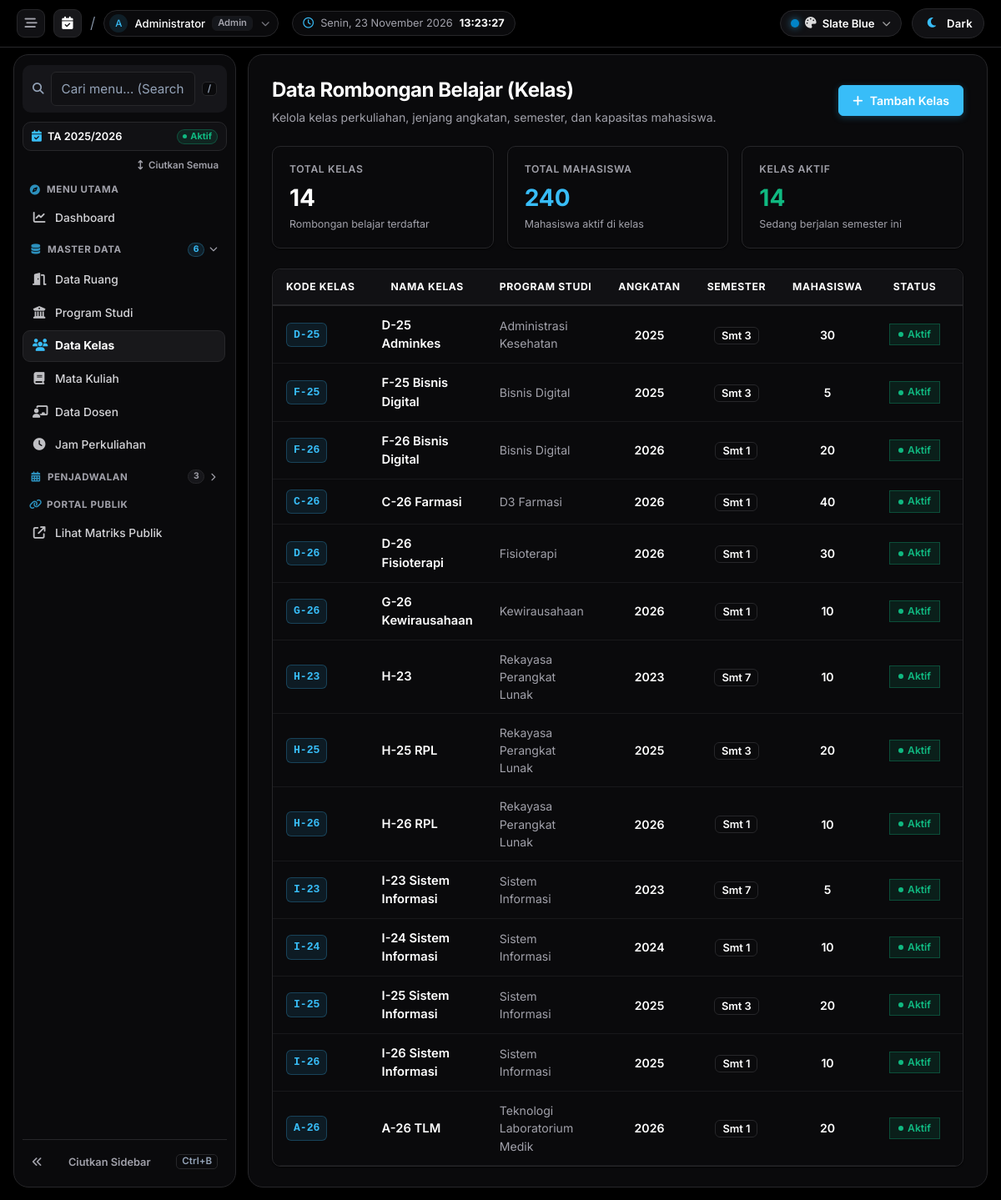
Page /kelas (signed in) on the committed database.
### tables this page shows
CREATE TABLE `kelas` (
  `id` int(11) NOT NULL AUTO_INCREMENT,
  `prodi_id` int(11) NOT NULL,
  `kode_kelas` varchar(30) NOT NULL,
  `nama_kelas` varchar(120) NOT NULL,
  `angkatan` year(4) DEFAULT NULL,
  `semester` int(11) DEFAULT 1,
  `jumlah_mahasiswa` int(11) DEFAULT 0,
  `status` enum('aktif','nonaktif') DEFAULT 'aktif',
  `created_at` timestamp NOT NULL DEFAULT current_timestamp(),
  PRIMARY KEY (`id`),
  UNIQUE KEY `kode_kelas` (`kode_kelas`),
  KEY `fk_kelas_prodi` (`prodi_id`),
  CONSTRAINT `fk_kelas_prodi` FOREIGN KEY (`prodi_id`) REFERENCES `prodi` (`id`)
);

CREATE TABLE `prodi` (
  `id` int(11) NOT NULL AUTO_INCREMENT,
  `kode_prodi` varchar(30) NOT NULL,
  `nama_prodi` varchar(120) NOT NULL,
  `fakultas` varchar(120) DEFAULT NULL,
  `status` enum('aktif','nonaktif') DEFAULT 'aktif',
  `created_at` timestamp NOT NULL DEFAULT current_timestamp(),
  PRIMARY KEY (`id`),
  UNIQUE KEY `kode_prodi` (`kode_prodi`)
);

### app/core/Controller.php (called while the page is built, shortened)
<?php
class Controller
{
    protected function view(string $view, array $data = []): void
    {
        require __DIR__ . '/../views/layouts/main.php';
    }
}

### app/controllers/KelasController.php (called while the page is built, shortened)
<?php
class KelasController extends Controller
{
    public function index(): void { AuthMiddleware::requireRole(['admin','operator_prodi']); $this->view('kelas/index', ['title'=>'Data Kelas','items'=>(new Kelas())->allWithProdi()]); }
}

### app/core/Router.php (called while the page is built, shortened)
<?php
class Router
{
    private array $routes = [];
    private function add(string $method, string $path, array $handler): void
    {
        $this->routes[$method][trim($path, '/')] = $handler;
    }
    public function dispatch(): void
    {
        $method = $_SERVER['REQUEST_METHOD'];
        $uri = trim(parse_url($_SERVER['REQUEST_URI'], PHP_URL_PATH), '/');
        $uri = $uri ?: 'home';
        $handler = $this->routes[$method][$uri] ?? null;
        [$class, $action] = $handler;
        (new $class())->$action();
    }
}

### public/index.php (called while the page is built, shortened)
<?php
require __DIR__ . '/../app/helpers/functions.php';
$router = new Router();
$router->dispatch();

### app/helpers/functions.php (called while the page is built, shortened)
<?php
function app_base_url(): string
{
    static $baseUrl = null;
    if ($baseUrl !== null) {
        return $baseUrl;
    }
    $scriptName = str_replace('\\', '/', $_SERVER['SCRIPT_NAME'] ?? '');
    $basePath = str_replace('\\', '/', dirname($scriptName));
    if ($basePath === '/' || $basePath === '.') {
        return $baseUrl = '';
    }
    $basePath = rtrim($basePath, '/');
    return $baseUrl = rtrim($basePath, '/');
}
function url(string $path = ''): string
{
    return rtrim(app_base_url(), '/') . '/' . ltrim($path, '/');
}
function e(?string $value): string
{
    return htmlspecialchars((string) $value, ENT_QUOTES, 'UTF-8');
}
function user(): ?array
{
    return $_SESSION['user'] ?? null;
}
function has_role(array $roles): bool
{
    $user = user();
    return $user && in_array($user['role'], $roles, true);
}

### app/models/Kelas.php (called while the page is built, shortened)
<?php
class Kelas extends Model
{
    public function allWithProdi(): array
    {
        return $this->db->query('SELECT kelas.*, prodi.nama_prodi FROM kelas JOIN prodi ON prodi.id = kelas.prodi_id ORDER BY prodi.nama_prodi ASC, kelas.kode_kelas ASC')->fetchAll();
    }
}

### app/views/kelas/index.php (the view, shortened to what this page needs)
<?php
$totalKelas = count($items);
$totalMahasiswa = array_sum(array_column($items, 'jumlah_mahasiswa'));
$kelasAktif = count(array_filter($items, fn($k) => ($k['status'] ?? '') === 'aktif'));
?>
<div style="display: flex; justify-content: space-between; align-items: center; margin-bottom: 24px; flex-wrap: wrap; gap: 16px;">
    <div>
        <h2 style="margin: 0; font-size: 1.5rem; font-weight: 700; color: var(--text-main); letter-spacing: -0.02em;">Data Rombongan Belajar (Kelas)</h2>
        <p style="color: var(--text-muted); margin: 4px 0 0; font-size: 0.88rem;">
            Kelola kelas perkuliahan, jenjang angkatan, semester, dan kapasitas mahasiswa.
        </p>
    </div>
    <?php if (has_role(['admin'])): ?>
        <a href="<?= url('kelas/create') ?>" class="btn btn-primary">
            <i class="fa-solid fa-plus"></i> Tambah Kelas
        </a>
    <?php endif; ?>
</div>
<div style="display: grid; grid-template-columns: repeat(auto-fit, minmax(200px, 1fr)); gap: 16px; margin-bottom: 24px;">
    <div class="card" style="padding: 18px 20px;">
        <div style="font-size: 0.76rem; font-weight: 600; color: var(--text-muted); text-transform: uppercase; letter-spacing: 0.05em;">Total Kelas</div>
        <div style="font-size: 1.75rem; font-weight: 700; color: var(--text-main); margin-top: 4px;"><?= $totalKelas ?></div>
        <div style="font-size: 0.78rem; color: var(--text-muted); margin-top: 2px;">Rombongan belajar terdaftar</div>
    </div>
    <div class="card" style="padding: 18px 20px;">
        <div style="font-size: 0.76rem; font-weight: 600; color: var(--text-muted); text-transform: uppercase; letter-spacing: 0.05em;">Total Mahasiswa</div>
        <div style="font-size: 1.75rem; font-weight: 700; color: var(--primary); margin-top: 4px;"><?= number_format($totalMahasiswa) ?></div>
        <div style="font-size: 0.78rem; color: var(--text-muted); margin-top: 2px;">Mahasiswa aktif di kelas</div>
    </div>
    <div class="card" style="padding: 18px 20px;">
        <div style="font-size: 0.76rem; font-weight: 600; color: var(--text-muted); text-transform: uppercase; letter-spacing: 0.05em;">Kelas Aktif</div>
        <div style="font-size: 1.75rem; font-weight: 700; color: #10b981; margin-top: 4px;"><?= $kelasAktif ?></div>
        <div style="font-size: 0.78rem; color: var(--text-muted); margin-top: 2px;">Sedang berjalan semester ini</div>
    </div>
</div>
<div class="card" style="overflow: hidden;">
    <div class="table-responsive">
        <table class="table">
            <thead>
                <tr>
                    <th style="width: 120px;">KODE KELAS</th>
                    <th>NAMA KELAS</th>
                    <th>PROGRAM STUDI</th>
                    <th style="width: 110px; text-align: center;">ANGKATAN</th>
                    <th style="width: 100px; text-align: center;">SEMESTER</th>
                    <th style="width: 110px; text-align: center;">MAHASISWA</th>
                    <th style="width: 120px; text-align: center;">STATUS</th>
                    <th style="width: 120px; text-align: right;">AKSI</th>
                </tr>
            </thead>
            <tbody>
                <?php if (empty($items)): ?>
                    <tr>
                        <td colspan="8" style="padding: 48px; text-align: center; color: var(--text-muted);">
                            <i class="fa-solid fa-users-rectangle" style="font-size: 2.2rem; opacity: 0.35; margin-bottom: 12px; display: block;"></i>
                            <span style="font-size: 0.95rem; font-weight: 500;">Belum ada data rombongan belajar / kelas.</span>
                        </td>
                    </tr>
                <?php else: ?>
                    <?php foreach ($items as $item): ?>
                        <tr>
                            <td>
                                <span class="badge-code"><?= e($item['kode_kelas']) ?></span>
                            </td>
                            <td>
                                <div style="font-weight: 600; color: var(--text-main); font-size: 0.92rem;"><?= e($item['nama_kelas']) ?></div>
                            </td>
                            <td>
                                <span style="color: var(--text-muted); font-size: 0.88rem;">
                                    <?= e($item['nama_prodi']) ?>
                                </span>
                            </td>
                            <td style="text-align: center; font-weight: 600; color: var(--text-main); font-size: 0.88rem;">
                                <?= e($item['angkatan']) ?>
                            </td>
                            <td style="text-align: center;">
                                <span style="background: var(--surface); border: 1px solid var(--border); padding: 2px 8px; border-radius: var(--radius-sm); font-size: 0.8rem; font-weight: 600; color: var(--text-main);">
                                    Smt <?= e($item['semester']) ?>
                                </span>
                            </td>
                            <td style="text-align: center; font-weight: 600; color: var(--text-main); font-size: 0.88rem;">
                                <?= e($item['jumlah_mahasiswa']) ?>
                            </td>
                            <td style="text-align: center;">
                                <?php if (($item['status'] ?? '') === 'aktif'): ?>
                                    <span class="badge-status-active">
                                        <span style="width: 6px; height: 6px; border-radius: 50%; background: #10b981;"></span> Aktif
                                    </span>
                                <?php else: ?>
                                    <span class="badge-status-inactive">
                                        <span style="width: 6px; height: 6px; border-radius: 50%; background: var(--text-muted);"></span> Nonaktif
                                    </span>
                                <?php endif; ?>
                            </td>
                            <td style="text-align: right;">
                            </td>
                        </tr>
                    <?php endforeach; ?>
                <?php endif; ?>
            </tbody>
        </table>
    </div>
</div>

### rows in the picture
kelas: kode_kelas "D-25", nama_kelas "D-25 Adminkes", prodi.nama_prodi "Administrasi Kesehatan", angkatan "2025", semester "3", jumlah_mahasiswa "30", status "aktif" (drawn)
kelas: kode_kelas "F-25", nama_kelas "F-25 Bisnis Digital", prodi.nama_prodi "Bisnis Digital", angkatan "2025", semester "3", jumlah_mahasiswa "5", status "aktif" (drawn)
kelas: kode_kelas "F-26", nama_kelas "F-26 Bisnis Digital", prodi.nama_prodi "Bisnis Digital", angkatan "2026", semester "1", jumlah_mahasiswa "20", status "aktif" (drawn)
kelas: kode_kelas "C-26", nama_kelas "C-26 Farmasi", prodi.nama_prodi "D3 Farmasi", angkatan "2026", semester "1", jumlah_mahasiswa "40", status "aktif" (drawn)
kelas: kode_kelas "D-26", nama_kelas "D-26 Fisioterapi", prodi.nama_prodi "Fisioterapi", angkatan "2026", semester "1", jumlah_mahasiswa "30", status "aktif" (drawn)
kelas: kode_kelas "G-26", nama_kelas "G-26 Kewirausahaan", prodi.nama_prodi "Kewirausahaan", angkatan "2026", semester "1", jumlah_mahasiswa "10", status "aktif" (drawn)
kelas: kode_kelas "H-23", nama_kelas "H-23", prodi.nama_prodi "Rekayasa Perangkat Lunak", angkatan "2023", semester "7", jumlah_mahasiswa "10", status "aktif" (drawn)
kelas: kode_kelas "H-25", nama_kelas "H-25 RPL", prodi.nama_prodi "Rekayasa Perangkat Lunak", angkatan "2025", semester "3", jumlah_mahasiswa "20", status "aktif" (drawn)
kelas: kode_kelas "H-26", nama_kelas "H-26 RPL", prodi.nama_prodi "Rekayasa Perangkat Lunak", angkatan "2026", semester "1", jumlah_mahasiswa "10", status "aktif" (drawn)
kelas: kode_kelas "I-23", nama_kelas "I-23 Sistem Informasi", prodi.nama_prodi "Sistem Informasi", angkatan "2023", semester "7", jumlah_mahasiswa "5", status "aktif" (drawn)
kelas: kode_kelas "I-24", nama_kelas "I-24 Sistem Informasi", prodi.nama_prodi "Sistem Informasi", angkatan "2024", semester "1", jumlah_mahasiswa "10", status "aktif" (drawn)
kelas: kode_kelas "I-25", nama_kelas "I-25 Sistem Informasi", prodi.nama_prodi "Sistem Informasi", angkatan "2025", semester "3", jumlah_mahasiswa "20", status "aktif" (drawn)
kelas: kode_kelas "I-26", nama_kelas "I-26 Sistem Informasi", prodi.nama_prodi "Sistem Informasi", angkatan "2025", semester "1", jumlah_mahasiswa "10", status "aktif" (drawn)
kelas: kode_kelas "A-26", nama_kelas "A-26 TLM", prodi.nama_prodi "Teknologi Laboratorium Medik", angkatan "2026", semester "1", jumlah_mahasiswa "20", status "aktif" (drawn)

### other values in the picture
$initials "A"
$currentUser['name'] "Administrator"
str_replace('_', ' ', $currentUser['role'] ?? 'Admin') "Admin"
$totalKelas "14"
$totalMahasiswa "240"
$kelasAktif "14"
